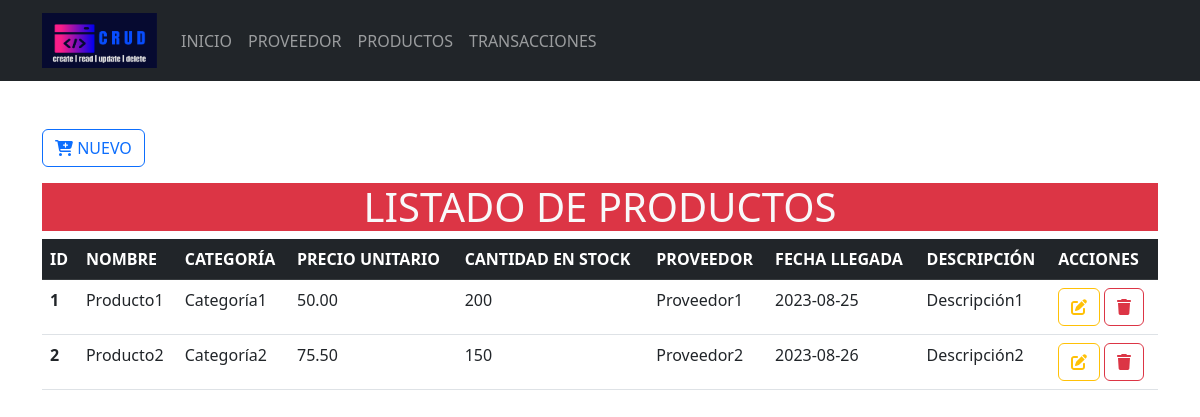
/Formularios/categorias/index.php, run on the app's committed database.
### tables this page shows
CREATE TABLE `tbl_productos` (
  `id_producto` INT(11) NOT NULL AUTO_INCREMENT,
  `nombre_producto` VARCHAR(100) NOT NULL,
  `categoria_producto` VARCHAR(100),
  `precio_unitario` FLOAT(10,2),
  `cantidad_stock` INT(100),
  `provedor` VARCHAR(100),
  `fecha_llegada` DATE,
  `descripcion_productos` VARCHAR(250),
  PRIMARY KEY (`id_producto`)
);

### Formularios/categorias/index.php (the view, shortened to what this page needs)
<?php
include_once("../../config/conexion.php");
?>
<!doctype html>
<html lang="es">
<head>
    <link rel="stylesheet" href="<?php echo base_url; ?>css/bootstrap.min.css">
</head>
<body>
    <header>
        <nav class="navbar navbar-expand-lg bg-dark" data-bs-theme="dark">
            <div class="container">
                <a class="navbar-brand" href="<?php echo base_url; ?>">
                    <img src="<?php echo base_url; ?>img/logo.png" alt="logo" height="55" width="115">
                </a>
                <div class="collapse navbar-collapse" id="mi-menu">
                    <ul class="navbar-nav">
                    <li class="nav-item">
                            <a class="nav-link" href="<?php echo base_url; ?>">INICIO</a>
                        </li>
                        <li class="nav-item">
                            <a class="nav-link" href="<?php echo base_url; ?>Formularios/productos/index.php">PROVEEDOR</a>
                        </li>
                        <li class="nav-item">
                            <a class="nav-link" href="<?php echo base_url; ?>Formularios/categorias/index.php">PRODUCTOS</a>
                        </li>
                        <li class="nav-item">
                            <a class="nav-link" href="<?php echo base_url; ?>Formularios/marcas/index.php">TRANSACCIONES</a>
                        </li>
                    </ul>
                </div>
            </div>
        </nav>
    </header>
    <div class="container-lg mt-5">
        <a href="crear.php" type="button" class="btn btn-outline-primary mb-3">
            <i class="fa-solid fa-cart-plus fa-beat"></i>
            NUEVO
        </a>
        <h1 class="text-center bg-danger text-light">LISTADO DE PRODUCTOS</h1>
        <div class="table-responsive-sm">
            <table class="table table-hover">
                <thead class="table-dark">
                    <tr>
                        <th scope="col">ID</th>
                        <th scope="col">NOMBRE</th>
                        <th scope="col">CATEGORÍA</th>
                        <th scope="col">PRECIO UNITARIO</th>
                        <th scope="col">CANTIDAD EN STOCK</th>
                        <th scope="col">PROVEEDOR</th>
                        <th scope="col">FECHA LLEGADA</th>
                        <th scope="col">DESCRIPCIÓN</th>
                        <th scope="col">ACCIONES</th>
                    </tr>
                </thead>
                <tbody>
                    <?php
                    $sql = $conexion->query("SELECT * FROM tbl_productos");
                    while ($resultado = $sql->fetch_assoc()) {
                        ?>
                        <tr>
                            <th scope="row">
                                <?php echo $resultado['id_producto']; ?>
                            </th>
                            <td>
                                <?php echo $resultado['nombre_producto']; ?>
                            </td>
                            <td>
                                <?php echo $resultado['categoria_producto']; ?>
                            </td>
                            <td>
                                <?php echo $resultado['precio_unitario']; ?>
                            </td>
                            <td>
                                <?php echo $resultado['cantidad_stock']; ?>
                            </td>
                            <td>
                                <?php echo $resultado['provedor']; ?>
                            </td>
                            <td>
                                <?php echo $resultado['fecha_llegada']; ?>
                            </td>
                            <td>
                                <?php echo $resultado['descripcion_productos']; ?>
                            </td>
                            <td>
                                <a href="<?php echo base_url; ?>Formularios/categorias/actualizar.php?id_producto=<?php echo $resultado['id_producto']; ?>"
                                    class="btn btn-outline-warning">
                                    <i class="fa-solid fa-pen-to-square fa-beat"></i>
                                </a>
                                <a href="<?php echo base_url; ?>CRUDC/eliminarDatos.php?id_producto=<?php echo $resultado['id_producto']; ?>"
                                    class="btn btn-outline-danger">
                                    <i class="fa-solid fa-trash fa-beat"></i>
                                </a>
                            </td>
                        </tr>
                        <?php
                    }
                    ?>
                </tbody>
            </table>
        </div>
    </div>
</body>
</html>

### data on the page
tbl_productos: id_producto "1", nombre_producto "Producto1", categoria_producto "Categoría1", precio_unitario "50.00", cantidad_stock "200", provedor "Proveedor1", fecha_llegada "2023-08-25", descripcion_productos "Descripción1"
tbl_productos: id_producto "2", nombre_producto "Producto2", categoria_producto "Categoría2", precio_unitario "75.50", cantidad_stock "150", provedor "Proveedor2", fecha_llegada "2023-08-26", descripcion_productos "Descripción2"
